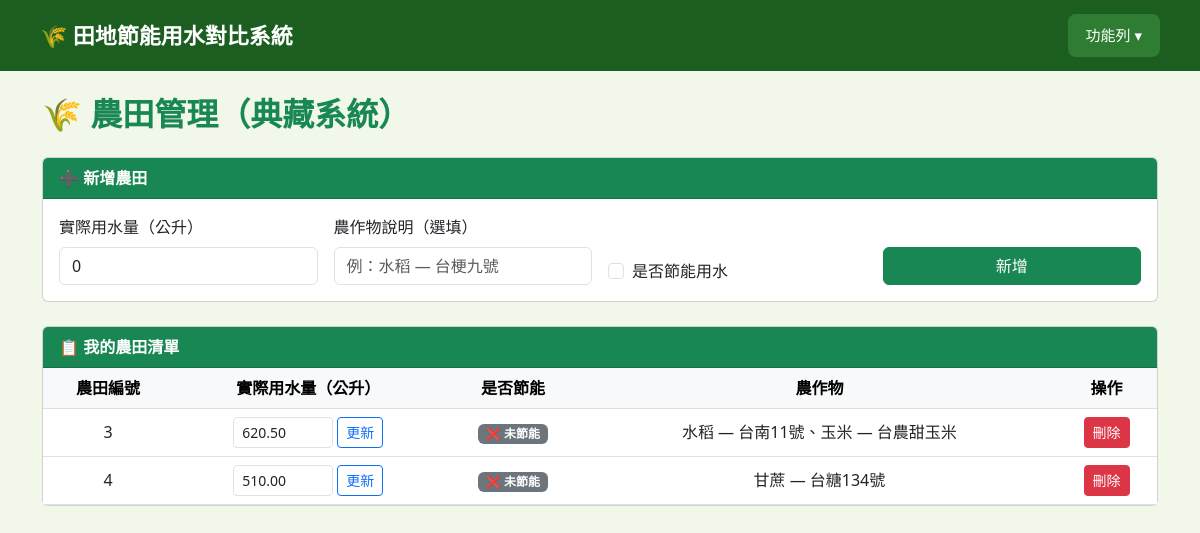
The page /farmland.php (signed in) on the database its author committed.
### tables this page shows
CREATE TABLE farmland (
    farmland_id        INT            AUTO_INCREMENT PRIMARY KEY,
    actual_water_usage DECIMAL(10,2)  NOT NULL DEFAULT 0.00,
    is_energy_saving   TINYINT(1)     NOT NULL DEFAULT 0,
    member_id          INT            NOT NULL,
    FOREIGN KEY (member_id) REFERENCES users(u_no) ON UPDATE CASCADE
);

### farmland.php (the view, shortened to what this page needs)
<?php
include "connect.php";
$u_account = $_SESSION["u_account"] ?? '';
$loginStatus = !empty($u_account);
$u_no = null;
if ($loginStatus) {
    $s = $conn->prepare("SELECT u_no FROM users WHERE u_account = :a");
    $s->bindParam(":a", $u_account);
    $s->execute();
    $row = $s->fetch(PDO::FETCH_ASSOC);
    $u_no = $row['u_no'] ?? null;
}
$farms = [];
if ($u_no) {
    $sql = "SELECT f.farmland_id, f.actual_water_usage, f.is_energy_saving,
                   (SELECT GROUP_CONCAT(description SEPARATOR '、') FROM crop WHERE farmland_id=f.farmland_id) AS crops
            FROM farmland f WHERE f.member_id=:m ORDER BY f.farmland_id";
    $stmt = $conn->prepare($sql);
    $stmt->bindParam(":m", $u_no);
    $stmt->execute();
    $farms = $stmt->fetchAll(PDO::FETCH_ASSOC);
}
?>
<!doctype html>
<html lang="zh-Hant">
<head>
  <link href="https://cdn.jsdelivr.net/npm/bootstrap@5.3.0-alpha1/dist/css/bootstrap.min.css" rel="stylesheet">
</head>
<body>
<div class="container py-4">
  <h2 class="fw-bold text-success mb-4">🌾 農田管理（典藏系統）</h2>
  <?php if (!$loginStatus): ?>
    <div class="alert alert-warning">請先 <a href="login.php">登入</a> 才能管理農田。</div>
  <?php else: ?>
  <div class="card mb-4">
    <div class="card-header bg-success text-white fw-bold">➕ 新增農田</div>
    <div class="card-body">
      <form method="POST" action="farmland.php" class="row g-3">
        <div class="col-md-3">
          <label class="form-label">實際用水量（公升）</label>
          <input type="number" step="0.01" class="form-control" name="actual_water_usage" value="0" required>
        </div>
        <div class="col-md-3">
          <label class="form-label">農作物說明（選填）</label>
          <input type="text" class="form-control" name="crop_desc" placeholder="例：水稻 — 台梗九號">
        </div>
        <div class="col-md-3 d-flex align-items-end">
          <div class="form-check">
            <input class="form-check-input" type="checkbox" name="is_energy_saving" id="esCheck">
            <label class="form-check-label" for="esCheck">是否節能用水</label>
          </div>
        </div>
        <div class="col-md-3 d-flex align-items-end">
          <button type="submit" name="add_farm" class="btn btn-success w-100">新增</button>
        </div>
      </form>
    </div>
  </div>
  <div class="card">
    <div class="card-header bg-success text-white fw-bold">📋 我的農田清單</div>
    <div class="card-body p-0">
      <table class="table table-hover mb-0">
        <thead class="table-light">
          <tr>
            <th>農田編號</th>
            <th>實際用水量（公升）</th>
            <th>是否節能</th>
            <th>農作物</th>
            <th>操作</th>
          </tr>
        </thead>
        <tbody>
        <?php if (empty($farms)): ?>
          <tr><td colspan="5" class="text-muted py-4">尚無農田資料，請新增。</td></tr>
        <?php else: foreach ($farms as $f): ?>
          <tr>
            <td><?php echo $f['farmland_id']; ?></td>
            <td>
              <form method="POST" action="farmland.php" class="d-flex gap-1 justify-content-center">
                <input type="number" step="0.01" class="form-control form-control-sm" style="width:100px"
                       name="actual_water_usage" value="<?php echo $f['actual_water_usage']; ?>">
                <button type="submit" name="edit_farm" class="btn btn-sm btn-outline-primary">更新</button>
              </form>
            </td>
            <td>
              <?php echo $f['is_energy_saving'] ? '<span class="badge bg-success">✅ 節能</span>' : '<span class="badge bg-secondary">❌ 未節能</span>'; ?>
            </td>
            <td><?php echo htmlspecialchars($f['crops'] ?? '（無作物）'); ?></td>
            <td>
              <form method="POST" action="farmland.php" onsubmit="return confirm('確定刪除此農田及其所有記錄？')">
                <button type="submit" name="del_farm" class="btn btn-sm btn-danger">刪除</button>
              </form>
            </td>
          </tr>
        <?php endforeach; endif; ?>
        </tbody>
      </table>
    </div>
  </div>
  <?php endif; ?>
</div>
</body>
</html>

### farmland.php (style rules this page uses)
body { background:#f1f8e9; }
th,td { text-align:center;vertical-align:middle; }

### rows shown on the page
farmland: farmland_id "3", actual_water_usage "620.50", is_energy_saving "❌ 未節能", crops "水稻 — 台南11號、玉米 — 台農甜玉米"
farmland: farmland_id "4", actual_water_usage "510.00", is_energy_saving "❌ 未節能", crops "甘蔗 — 台糖134號"
